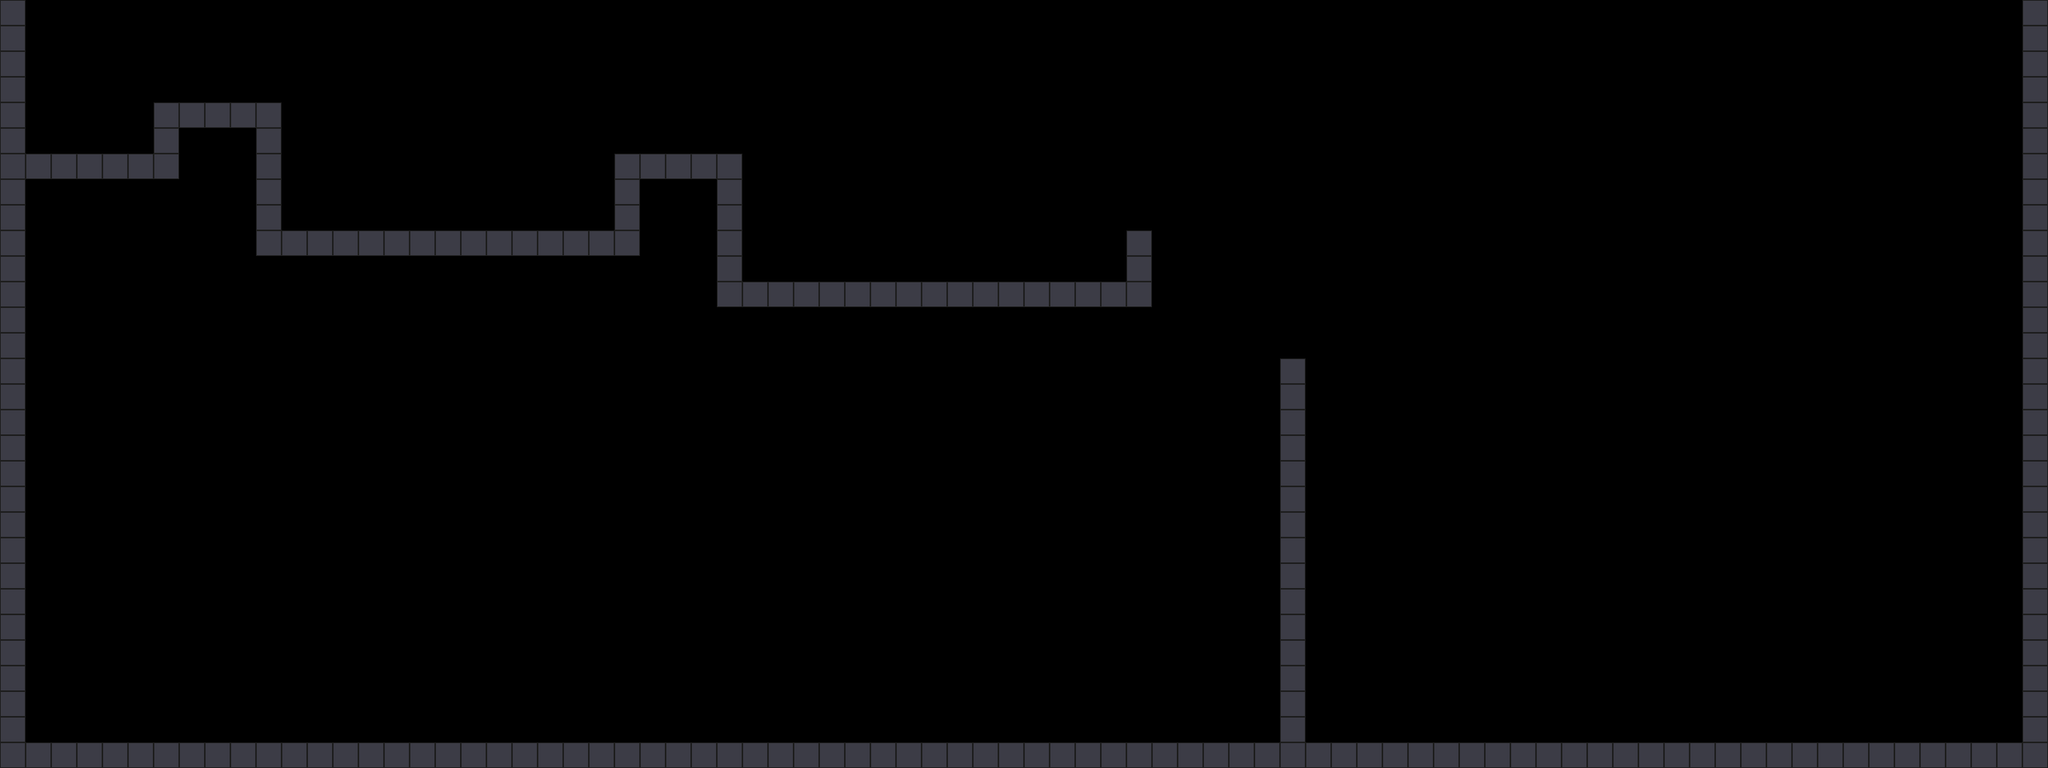

A level layout from a 2D game, rendered from its tile map. Below: a short description, then the map file with tile-grid data replaced by summaries:
An orthogonal 80x30 tile map with 32x32 px tiles, 3 tile layers (background, collision, foreground) and 12 objects (4x crawler, 3x scarecrow, 3x spike, ability_pickup, player).

<map version="1.10" tiledversion="1.12.1" orientation="orthogonal" renderorder="right-down" width="80" height="30" tilewidth="32" tileheight="32" infinite="0" nextlayerid="8" nextobjectid="22">
 <tileset firstgid="1" name="placeholder_tileset" tilewidth="32" tileheight="32" tilecount="4" columns="4">
  <image source="../images/placeholder_tileset.png" width="128" height="32" />
 </tileset>
 <layer id="1" name="background" width="80" height="30">
  <data>[2400 cells, 0 non-empty, 0 distinct tile ids]</data>
 </layer>
 <layer id="2" name="collision" width="80" height="30">
  <data>[2400 cells, 214 non-empty, 1 distinct tile ids]</data>
 </layer>
 <objectgroup id="5" name="entities">
  <object id="3" name="dash" type="ability_pickup" x="197.803" y="835.545">
   <point />
  </object>
  <object id="9" name="crawler" type="crawler" x="1351.64" y="871.152">
   <point />
  </object>
  <object id="10" name="player" type="player" x="51.5151" y="118.182">
   <point />
  </object>
  <object id="12" name="scarecrow" type="scarecrow" x="720" y="868">
   <point />
  </object>
  <object id="13" name="crawler" type="crawler" x="470.666" y="877.333">
   <point />
  </object>
  <object id="14" name="spike" type="spike" x="364" y="876">
   <point />
  </object>
  <object id="15" name="spike" type="spike" x="1173.33" y="870.666">
   <point />
  </object>
  <object id="16" name="crawler" type="crawler" x="424" y="218.667">
   <point />
  </object>
  <object id="17" name="crawler" type="crawler" x="968" y="289.333">
   <point />
  </object>
  <object id="18" name="spike" type="spike" x="1250.67" y="293.333">
   <point />
  </object>
  <object id="19" name="scarecrow" type="scarecrow" x="1757.58" y="884.848">
   <point />
  </object>
  <object id="20" name="scarecrow" type="scarecrow" x="2445.45" y="860.606">
   <point />
  </object>
 </objectgroup>
 <layer id="3" name="foreground" width="80" height="30">
  <data>[2400 cells, 0 non-empty, 0 distinct tile ids]</data>
 </layer>
</map>
